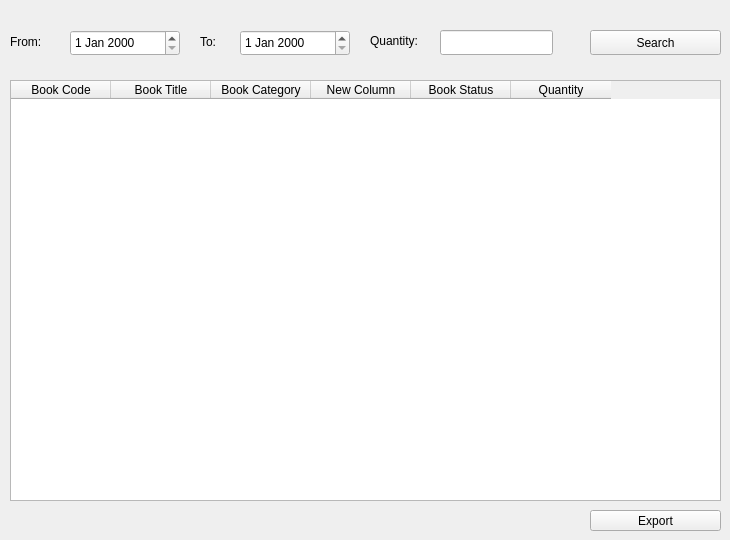
      <widget class="QWidget" name="tab_18">
       <attribute name="title">
        <string>Books reports</string>
       </attribute>
       <widget class="QTableWidget" name="tableWidget_5">
        <property name="geometry">
         <rect>
          <x>10</x>
          <y>80</y>
          <width>711</width>
          <height>421</height>
         </rect>
        </property>
        <column>
         <property name="text">
          <string>Book Code</string>
         </property>
        </column>
        <column>
         <property name="text">
          <string>Book Title</string>
         </property>
        </column>
        <column>
         <property name="text">
          <string>Book Category</string>
         </property>
        </column>
        <column>
         <property name="text">
          <string>New Column</string>
         </property>
        </column>
        <column>
         <property name="text">
          <string>Book Status</string>
         </property>
        </column>
        <column>
         <property name="text">
          <string>Quantity</string>
         </property>
        </column>
       </widget>
       <widget class="QDateEdit" name="dateEdit">
        <property name="geometry">
         <rect>
          <x>70</x>
          <y>30</y>
          <width>110</width>
          <height>26</height>
         </rect>
        </property>
       </widget>
       <widget class="QLabel" name="label_28">
        <property name="geometry">
         <rect>
          <x>10</x>
          <y>26</y>
          <width>67</width>
          <height>31</height>
         </rect>
        </property>
        <property name="text">
         <string>From:</string>
        </property>
       </widget>
       <widget class="QLabel" name="label_29">
        <property name="geometry">
         <rect>
          <x>200</x>
          <y>26</y>
          <width>67</width>
          <height>31</height>
         </rect>
        </property>
        <property name="text">
         <string>To:</string>
        </property>
       </widget>
       <widget class="QDateEdit" name="dateEdit_2">
        <property name="geometry">
         <rect>
          <x>240</x>
          <y>30</y>
          <width>110</width>
          <height>26</height>
         </rect>
        </property>
       </widget>
       <widget class="QLabel" name="label_30">
        <property name="geometry">
         <rect>
          <x>370</x>
          <y>20</y>
          <width>67</width>
          <height>41</height>
         </rect>
        </property>
        <property name="text">
         <string>Quantity:</string>
        </property>
       </widget>
       <widget class="QLineEdit" name="lineEdit_35">
        <property name="geometry">
         <rect>
          <x>440</x>
          <y>30</y>
          <width>113</width>
          <height>25</height>
         </rect>
        </property>
       </widget>
       <widget class="QPushButton" name="pushButton_26">
        <property name="geometry">
         <rect>
          <x>590</x>
          <y>30</y>
          <width>131</width>
          <height>25</height>
         </rect>
        </property>
        <property name="text">
         <string>Search</string>
        </property>
       </widget>
       <widget class="QPushButton" name="pushButton_40">
        <property name="geometry">
         <rect>
          <x>590</x>
          <y>510</y>
          <width>131</width>
          <height>21</height>
         </rect>
        </property>
        <property name="text">
         <string>Export</string>
        </property>
       </widget>
      </widget>
